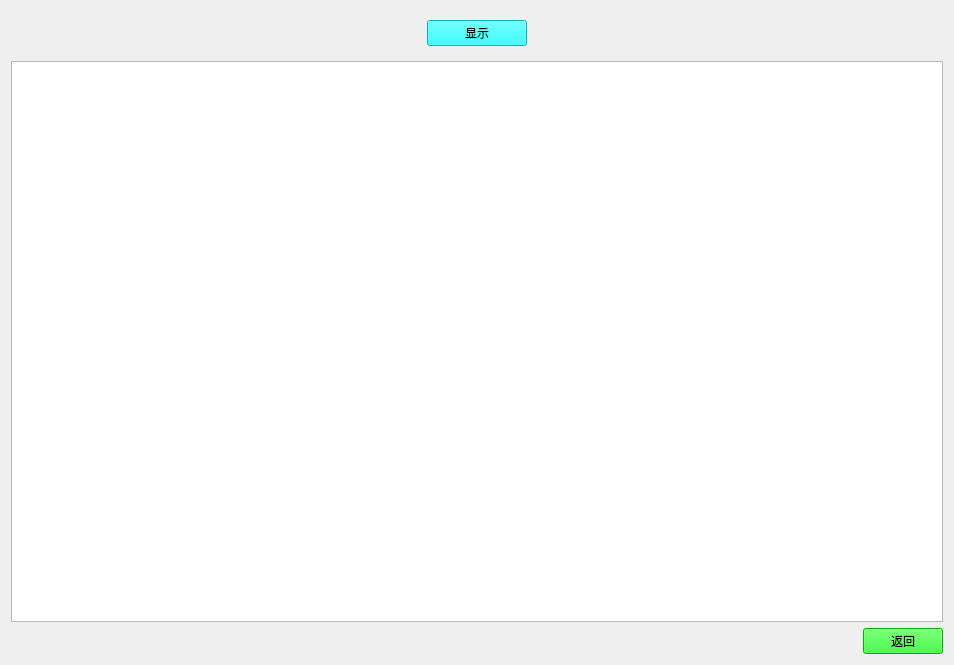
<?xml version="1.0" encoding="UTF-8"?>
<ui version="4.0">
 <class>Display</class>
 <widget class="QWidget" name="Display">
  <property name="geometry">
   <rect>
    <x>0</x>
    <y>0</y>
    <width>954</width>
    <height>665</height>
   </rect>
  </property>
  <property name="windowTitle">
   <string>Form</string>
  </property>
  <layout class="QGridLayout" name="gridLayout">
   <item row="0" column="0" colspan="2">
    <widget class="QWidget" name="widget" native="true">
     <layout class="QHBoxLayout" name="horizontalLayout">
      <item>
       <spacer name="horizontalSpacer">
        <property name="orientation">
         <enum>Qt::Horizontal</enum>
        </property>
        <property name="sizeHint" stdset="0">
         <size>
          <width>141</width>
          <height>20</height>
         </size>
        </property>
       </spacer>
      </item>
      <item>
       <widget class="QPushButton" name="pushButton">
        <property name="minimumSize">
         <size>
          <width>100</width>
          <height>0</height>
         </size>
        </property>
        <property name="styleSheet">
         <string notr="true">background-color: rgb(0, 255, 255);
font: 14pt &quot;黑体&quot;;</string>
        </property>
        <property name="text">
         <string>显示</string>
        </property>
       </widget>
      </item>
      <item>
       <spacer name="horizontalSpacer_2">
        <property name="orientation">
         <enum>Qt::Horizontal</enum>
        </property>
        <property name="sizeHint" stdset="0">
         <size>
          <width>141</width>
          <height>20</height>
         </size>
        </property>
       </spacer>
      </item>
     </layout>
    </widget>
   </item>
   <item row="1" column="0" colspan="2">
    <widget class="QTextBrowser" name="textBrowser"/>
   </item>
   <item row="2" column="0">
    <spacer name="horizontalSpacer_3">
     <property name="orientation">
      <enum>Qt::Horizontal</enum>
     </property>
     <property name="sizeHint" stdset="0">
      <size>
       <width>301</width>
       <height>20</height>
      </size>
     </property>
    </spacer>
   </item>
   <item row="2" column="1">
    <widget class="QPushButton" name="pushButton_2">
     <property name="styleSheet">
      <string notr="true">background-color: rgb(0, 255, 0);
font: 14pt &quot;黑体&quot;;</string>
     </property>
     <property name="text">
      <string>返回</string>
     </property>
    </widget>
   </item>
  </layout>
 </widget>
 <resources/>
 <connections/>
</ui>
